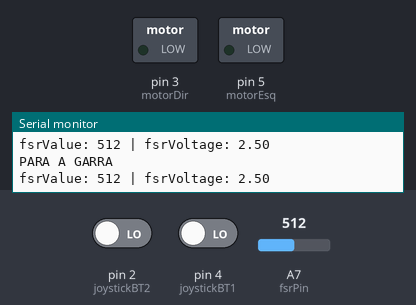
The sketch below on a simulated Arduino Nano, built with avr-gcc and run on an emulated ATmega328P. Shown: switched loads named in the sketch (green lamp = pin HIGH), the last lines printed to the serial monitor. The test bench sets the inputs (shaded band); at power-on: A7 (fsrPin) = 512, pin 2 (joystickBT2) LOW, pin 4 (joystickBT1) LOW.

Above: at 1.2 s.
1.3 s: A7 (fsrPin) set to 417
4.3 s: A7 (fsrPin) set to 394
7.3 s: pin 2 (joystickBT2) driven HIGH
At 8.5 s:
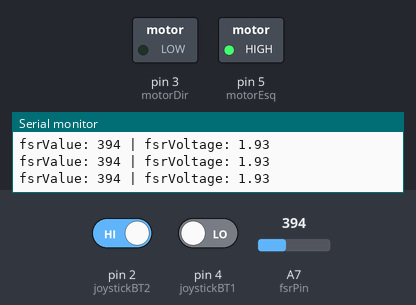
8.8 s: pin 2 (joystickBT2) driven LOW
At 10.0 s:
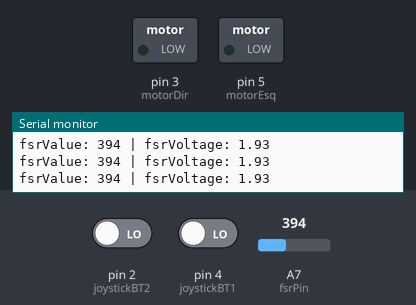
10.3 s: pin 4 (joystickBT1) driven HIGH
At 11.0 s:
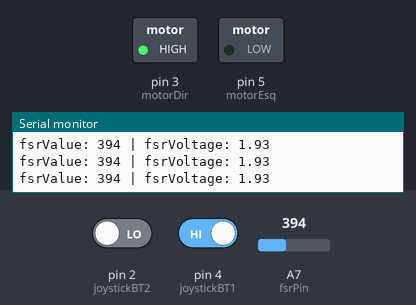
11.8 s: pin 4 (joystickBT1) driven LOW
At 12.5 s:
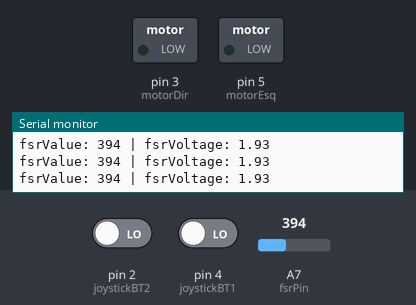
Timing chart, 0 to 14.3 s (numbered marks = the images above; inputs shaded):
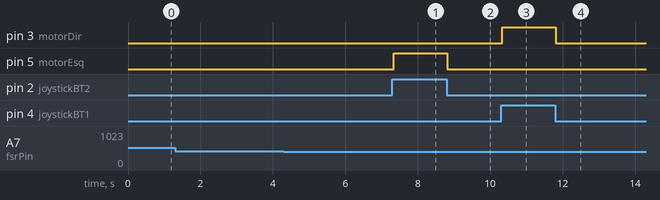

Measured:
- after the input at 7.3 s, pin 5 (motorEsq): LOW → HIGH at once
- after the input at 8.8 s, pin 5 (motorEsq): HIGH → LOW at once
- after the input at 10.3 s, pin 3 (motorDir): LOW → HIGH at once
- after the input at 11.8 s, pin 3 (motorDir): HIGH → LOW at once

The sketch:

testeFSRemotor.ino
```cpp
const int joystickBT1 = 4; // Botão do joystick 1
const int joystickBT2 = 2; // Botão do joystick 2
const int fsrPin = A7; // Pino analógico conectado ao FSR

const int motorDir = 3; // Pino para girar motor para a direita
const int motorEsq = 5; // Pino para girar motor para a esquerda

void setup() {
  Serial.begin(9600);

  pinMode(joystickBT1, INPUT); // Configura o botão como entrada
  pinMode(joystickBT2, INPUT); // Configura o botão como entrada
  pinMode(motorDir, OUTPUT);
  pinMode(motorEsq, OUTPUT);
}

void loop() {
  int buttonOpenState1 = digitalRead(joystickBT1); // Estado do botão 1
  int buttonOpenState2 = digitalRead(joystickBT2); // Estado do botão 2
  int fsrValue = analogRead(fsrPin);
  float fsrVoltage = fsrValue * (5.0 / 1023.0);

  if (fsrVoltage < 2) {
    // Controle do motor DC
  if (buttonOpenState1 == HIGH && buttonOpenState2 == LOW) {
    digitalWrite(motorDir, HIGH);
    digitalWrite(motorEsq, LOW);
  } else if (buttonOpenState2 == HIGH && buttonOpenState1 == LOW) {
    digitalWrite(motorDir, LOW);
    digitalWrite(motorEsq, HIGH);
  } else {
    digitalWrite(motorDir, LOW);
    digitalWrite(motorEsq, LOW);
  }

  }else
{
    Serial.println("PARA A GARRA");
    digitalWrite(motorDir, LOW);
    digitalWrite(motorEsq, LOW);
}


  // Exibir dados no Serial Monitor para depuração
  Serial.print("fsrValue: ");
  Serial.print(fsrValue);
  Serial.print(" | fsrVoltage: ");
  Serial.println(fsrVoltage);

  delay(50); // Pequena pausa para estabilidade
}
```
